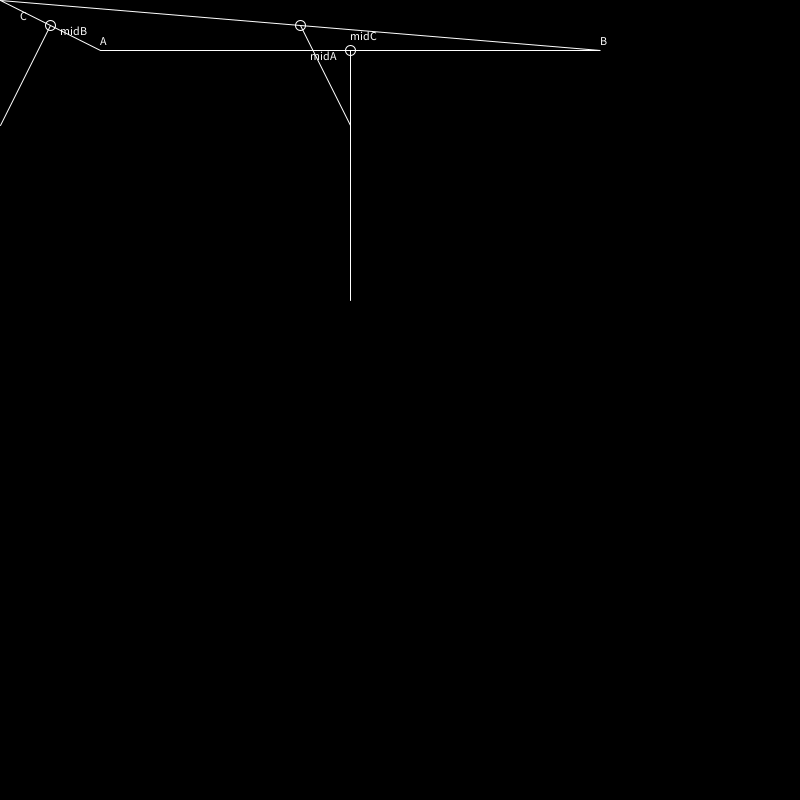
Frame 1 (no input)
Frame 60 (the mouse pressed at the canvas centre just before this capture): identical to frame 1, image omitted
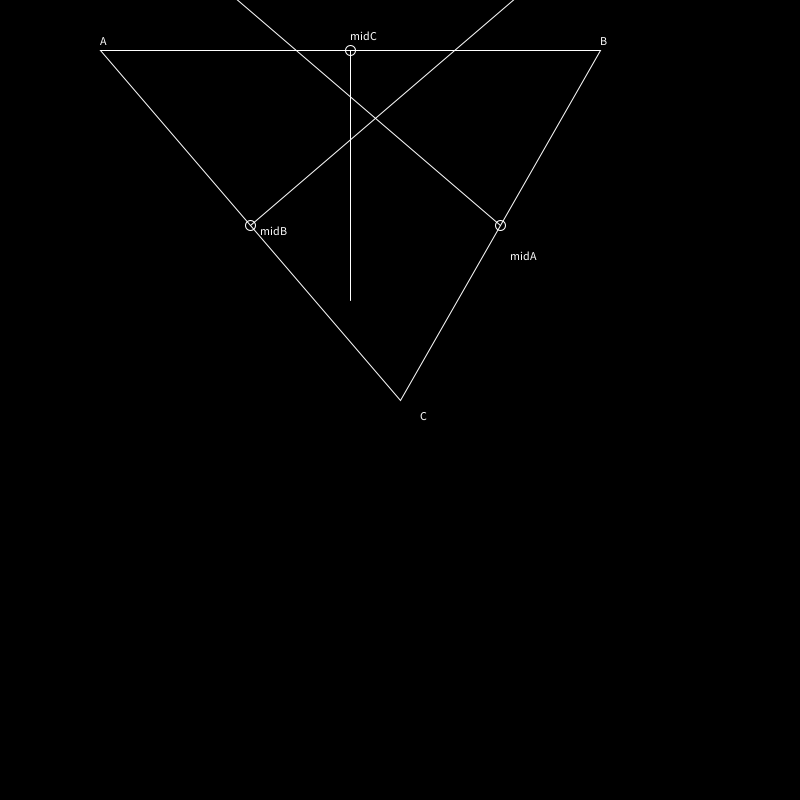
Frame 120 (the mouse held since frame 60 and released just before this capture)

The Processing sketch that drew these frames (run headless with seeded random() and noise(); from frame 60 on, the mouse is pressed at the canvas centre):

// Processing sketch: centroid
// ── centroid.pde
float ax=100, ay=50;//coordinates of vertex A
float bx=600, by=50;//coordinates of vertex B

void setup() {
  size(800, 800);
  background(0);
  stroke(255);
  noFill();
}//end setup

void draw() {
  float slopeAC = (mouseX-100)/(mouseY-50); //these floats were more of a reminder for me while writing rather than an actual variable I useda
  float slopeATC = -1/(slopeAC);
  float slopeBC = (mouseX-600)/(mouseY-50);
  float slopeBTC = -1/(slopeBC);
  background(0);
  line((1*(mouseY-50))+((mouseX+100)/2), (-1*(mouseX-100))+(mouseY+50)/2, (mouseX+100)/2, (mouseY+50)/2); // point B perpendicular line
  line((-1*(mouseY-50))+((mouseX+600)/2), (-1*(mouseX-100))+(mouseY+50)/2, (mouseX+600)/2, (mouseY+50)/2); // point A perpendicular line
  line(350,300,350,50); // point C perpendicular
  triangle(ax, ay, bx, by, mouseX, mouseY);
  ellipse((mouseX+600)/2, (mouseY+50)/2, 10, 10); // point midA
  ellipse((mouseX+100)/2, (mouseY+50)/2, 10, 10);  // point mid C
  ellipse(350, 50, 10, 10); // point midB
  text("A", ax, ay-5); // misc labeling
  text("B", bx, by-5);
  text("C", mouseX+20, mouseY+20);
  text("midC", 350, 40);
  text("midB", ((mouseX+100)/2)+10, ((mouseY+50)/2)+10);
  text("midA", (((mouseX+600)/2)+10), (((mouseY+100)/2)+10));
} // end draw
